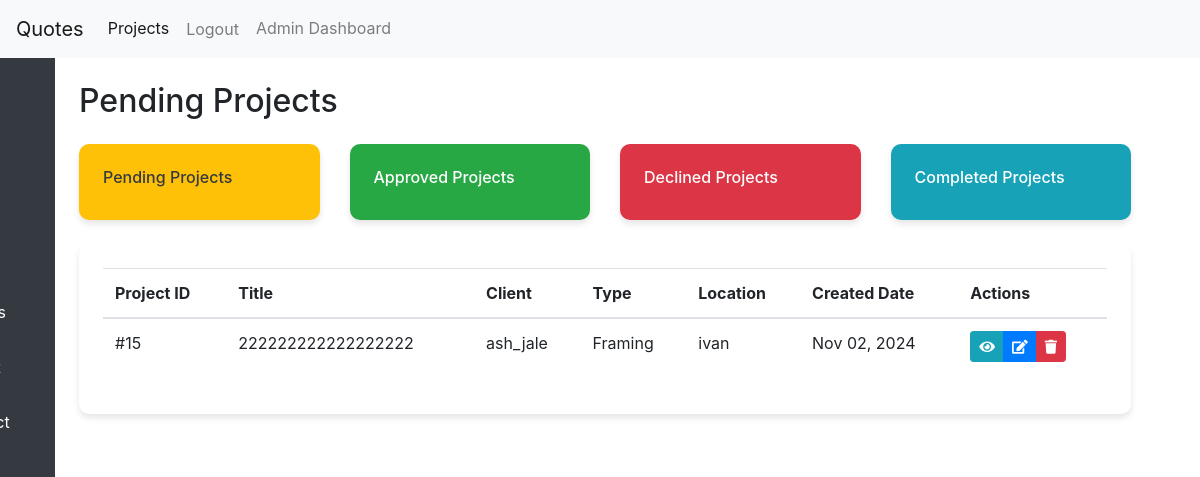
The app's page /quotes/admin/pending-projects/ (signed in), older data.
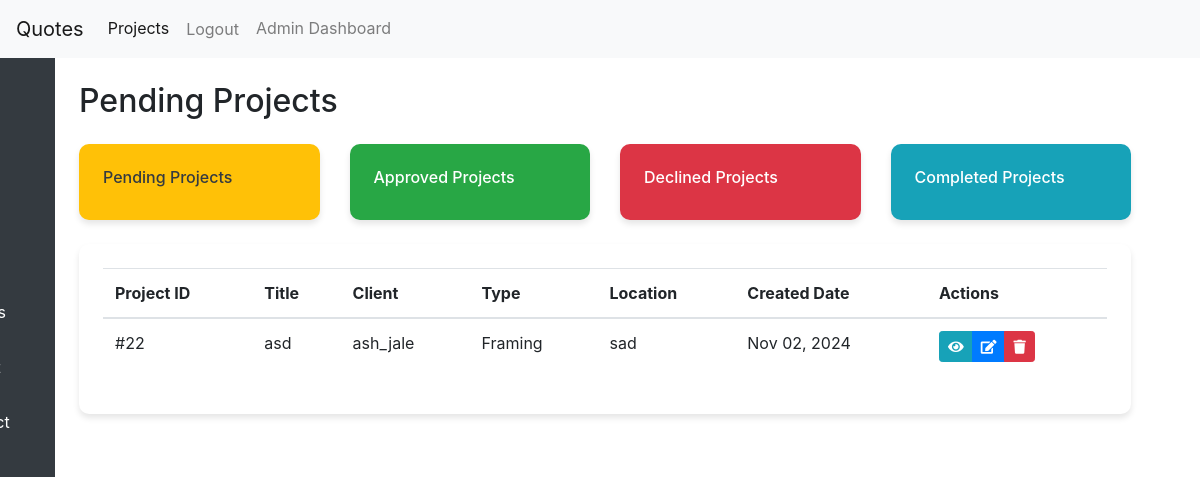
The same page, newer data.
### quotes/models.py (models this page shows, shortened)
class Project(models.Model):
    STATUS_CHOICES = (
        ('pending', 'Pending'),
        ('pending_review', 'Pending Admin Review'),
        ('quoted', 'Quotation Provided'),
        ('approved_admin', 'Approved by Admin'),
        ('approved_customer', 'Approved by Customer'),
        ('declined_admin', 'Declined by Admin'),
        ('declined_customer', 'Declined by Customer'),
        ('completed', 'Completed'),
        ('pending_admin_review', 'Pending Admin Review'),
    )
    PROJECT_TYPES = (
        ('framing', 'Framing'),
        ('window_and_door_installation', 'Window and Door Installation'),
        ('electrical', 'Electrical'),
        ('plumbing', 'Plumbing'),
    )
    PROJECT_ELEMENTS = (
        ('exterior_wall_framing', 'Exterior Wall Framing'),
        ('roof_framing', 'Roof Framing'),
        ('door_framing', 'Door Framing'),
        ('barn_door', 'Barn Door'),
        ('sliding_door', 'Sliding Door'),
        ('light_switches', 'Light Switches'),
        ('main_panel', 'Main Panel'),
        ('shower_fixture', 'Shower Fixture'),
        ('toilet_installation', 'Toilet Installation')
    )
    user = models.ForeignKey(User, on_delete=models.CASCADE)
    title = models.CharField(max_length=200)
    description = models.TextField(blank=True)
    location = models.CharField(max_length=200, blank=False)
    status = models.CharField(max_length=20, choices=STATUS_CHOICES, default='pending')
    project_type = models.CharField(max_length=100, choices=PROJECT_TYPES)
    area_size = models.DecimalField(max_digits=10, decimal_places=2, help_text="Area size in square meters")
    project_element = models.CharField(max_length=100, choices=PROJECT_ELEMENTS)
    created_at = models.DateTimeField(auto_now_add=True)
    updated_at = models.DateTimeField(auto_now=True)
    materials = models.ManyToManyField(Material, through='ProjectMaterial')
    admin_approved = models.BooleanField(default=False)
    customer_approved = models.BooleanField(default=False)
    total_cost = models.DecimalField(max_digits=10, decimal_places=2, null=True, blank=True)
    admin_notes = models.TextField(blank=True)
    completion_date = models.DateTimeField(null=True, blank=True)
    completion_notes = models.TextField(blank=True)
    class Meta:
        ordering = ['-created_at']

### quotes/views.py (the view)
# urls.py: path('admin/pending-projects/', views.admin_pending_projects, name='admin_pending_projects'),
@staff_member_required
def admin_pending_projects(request):
    projects = Project.objects.filter(status='pending').order_by('-created_at')
    context = {
        'projects': projects,
        'page_title': 'Pending Projects',
    }
    return render(request, 'quotes/admin_dashboard.html', context)

### templates/quotes/admin_dashboard.html (shortened to what the changed rows need)
{% extends 'core/base.html' %}
{% block content %}
<div class="d-flex">
    <div id="page-content-wrapper" class="w-100">
        <div class="container-fluid p-4">
            <h2>{{ page_title }}</h2>
            <div class="card mt-4">
                <div class="card-body">
                    <div class="table-responsive">
                        <table class="table table-hover">
                            <thead>
                                <tr>
                                    <th>Project ID</th>
                                    <th>Title</th>
                                    <th>Client</th>
                                    <th>Type</th>
                                    <th>Location</th>
                                    <th>Created Date</th>
                                    <th>Actions</th>
                                </tr>
                            </thead>
                            <tbody>
                                {% for project in projects %}
                                <tr>
                                    <td>#{{ project.id }}</td>
                                    <td>{{ project.title }}</td>
                                    <td>{{ project.user.username }}</td>
                                    <td>{{ project.get_project_type_display }}</td>
                                    <td>{{ project.location }}</td >
                                    <td>{{ project.created_at|date:"M d, Y" }}</td>
                                    <td>
                                        <div class="btn-group">
                                            <a href="{% url 'project_detail' project.id %}"
                                               class="btn btn-sm btn-info">
                                                <i class="fas fa-eye"></i>
                                            </a>
                                            <button type="button"
                                                    class="btn btn-sm btn-primary"
                                                    data-toggle="modal"
                                                    data-target="#statusModal{{ project.id }}">
                                                <i class="fas fa-edit"></i>
                                            </button>
                                            <a href="{% url 'delete_project' project.id %}"
                                               class="btn btn-sm btn-danger">
                                                <i class="fas fa-trash"></i>
                                            </a>
                                        </div>
                                    </td>
                                </tr>
                                {% endfor %}
                            </tbody>
                        </table>
                    </div>
                </div>
            </div>
        </div>
    </div>
</div>
{% endblock %}

Row changes from the older to the newer data that the page shows:
removed Project: id "15", title "222222222222222222", user.username "ash_jale", project_type "Framing", location "ivan", created_at "Nov 02, 2024"
added Project: id "22", title "asd", user.username "ash_jale", project_type "Framing", location "sad", created_at "Nov 02, 2024"
